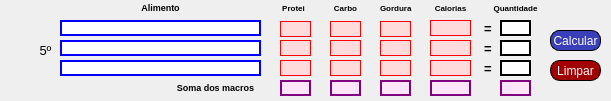
     <widget class="QWidget" name="widget_3" native="true">
      <property name="geometry">
       <rect>
        <x>-30</x>
        <y>660</y>
        <width>611</width>
        <height>101</height>
       </rect>
      </property>
      <widget class="QLabel" name="alimento_ref_15">
       <property name="geometry">
        <rect>
         <x>60</x>
         <y>20</y>
         <width>201</width>
         <height>16</height>
        </rect>
       </property>
       <property name="styleSheet">
        <string notr="true">background-color: rgb(255, 255, 255);
border: 1.5px solid blue</string>
       </property>
       <property name="text">
        <string/>
       </property>
       <property name="alignment">
        <set>Qt::AlignCenter</set>
       </property>
      </widget>
      <widget class="QLabel" name="kcal_ref_15">
       <property name="geometry">
        <rect>
         <x>430</x>
         <y>40</y>
         <width>41</width>
         <height>16</height>
        </rect>
       </property>
       <property name="font">
        <font>
         <pointsize>8</pointsize>
         <weight>50</weight>
         <bold>false</bold>
        </font>
       </property>
       <property name="styleSheet">
        <string notr="true">border: 1px solid red;
background-color: rgb(255, 219, 219);</string>
       </property>
       <property name="text">
        <string/>
       </property>
       <property name="alignment">
        <set>Qt::AlignCenter</set>
       </property>
      </widget>
      <widget class="QLabel" name="soma_quantidade_5">
       <property name="geometry">
        <rect>
         <x>500</x>
         <y>80</y>
         <width>31</width>
         <height>16</height>
        </rect>
       </property>
       <property name="styleSheet">
        <string notr="true">border: 1.5px solid purple;
background-color: rgb(252, 229, 255);</string>
       </property>
       <property name="text">
        <string/>
       </property>
       <property name="alignment">
        <set>Qt::AlignCenter</set>
       </property>
      </widget>
      <widget class="QLabel" name="gord_ref_15">
       <property name="geometry">
        <rect>
         <x>380</x>
         <y>60</y>
         <width>31</width>
         <height>16</height>
        </rect>
       </property>
       <property name="styleSheet">
        <string notr="true">border: 1px solid red;
background-color: rgb(255, 219, 219);</string>
       </property>
       <property name="text">
        <string/>
       </property>
       <property name="alignment">
        <set>Qt::AlignCenter</set>
       </property>
      </widget>
      <widget class="QLabel" name="soma_prot_5">
       <property name="geometry">
        <rect>
         <x>280</x>
         <y>80</y>
         <width>31</width>
         <height>16</height>
        </rect>
       </property>
       <property name="styleSheet">
        <string notr="true">border: 1.5px solid purple;
background-color: rgb(252, 229, 255);</string>
       </property>
       <property name="text">
        <string/>
       </property>
       <property name="alignment">
        <set>Qt::AlignCenter</set>
       </property>
      </widget>
      <widget class="QLabel" name="label_8">
       <property name="geometry">
        <rect>
         <x>30</x>
         <y>30</y>
         <width>31</width>
         <height>41</height>
        </rect>
       </property>
       <property name="font">
        <font>
         <family>MS Shell Dlg 2</family>
         <pointsize>10</pointsize>
         <weight>9</weight>
         <italic>false</italic>
         <bold>false</bold>
        </font>
       </property>
       <property name="styleSheet">
        <string notr="true">font: 75 10pt &quot;MS Shell Dlg 2&quot;;</string>
       </property>
       <property name="text">
        <string>&lt;html&gt;&lt;head/&gt;&lt;body&gt;&lt;p&gt;5º&lt;/p&gt;&lt;/body&gt;&lt;/html&gt;</string>
       </property>
       <property name="alignment">
        <set>Qt::AlignCenter</set>
       </property>
      </widget>
      <widget class="QLineEdit" name="quanti_ref_14">
       <property name="geometry">
        <rect>
         <x>500</x>
         <y>20</y>
         <width>31</width>
         <height>16</height>
        </rect>
       </property>
       <property name="styleSheet">
        <string notr="true">background-color: rgb(255, 255, 255);
border: 1.5px solid black</string>
       </property>
       <property name="text">
        <string/>
       </property>
       <property name="alignment">
        <set>Qt::AlignCenter</set>
       </property>
      </widget>
      <widget class="QLabel" name="gord_ref_14">
       <property name="geometry">
        <rect>
         <x>380</x>
         <y>40</y>
         <width>31</width>
         <height>16</height>
        </rect>
       </property>
       <property name="styleSheet">
        <string notr="true">border: 1px solid red;
background-color: rgb(255, 219, 219);</string>
       </property>
       <property name="text">
        <string/>
       </property>
       <property name="alignment">
        <set>Qt::AlignCenter</set>
       </property>
      </widget>
      <widget class="QLabel" name="label_76">
       <property name="geometry">
        <rect>
         <x>170</x>
         <y>80</y>
         <width>91</width>
         <height>16</height>
        </rect>
       </property>
       <property name="font">
        <font>
         <pointsize>6</pointsize>
        </font>
       </property>
       <property name="text">
        <string>&lt;html&gt;&lt;head/&gt;&lt;body&gt;&lt;p&gt;&lt;span style=&quot; font-size:7pt; font-weight:600;&quot;&gt;Soma dos macros&lt;/span&gt;&lt;/p&gt;&lt;/body&gt;&lt;/html&gt;</string>
       </property>
       <property name="alignment">
        <set>Qt::AlignCenter</set>
       </property>
      </widget>
      <widget class="QLabel" name="kcal_ref_13">
       <property name="geometry">
        <rect>
         <x>430</x>
         <y>60</y>
         <width>41</width>
         <height>16</height>
        </rect>
       </property>
       <property name="font">
        <font>
         <pointsize>8</pointsize>
         <weight>50</weight>
         <bold>false</bold>
        </font>
       </property>
       <property name="styleSheet">
        <string notr="true">border: 1px solid red;
background-color: rgb(255, 219, 219);</string>
       </property>
       <property name="text">
        <string/>
       </property>
       <property name="alignment">
        <set>Qt::AlignCenter</set>
       </property>
      </widget>
      <widget class="QLineEdit" name="quanti_ref_13">
       <property name="geometry">
        <rect>
         <x>500</x>
         <y>60</y>
         <width>31</width>
         <height>16</height>
        </rect>
       </property>
       <property name="styleSheet">
        <string notr="true">background-color: rgb(255, 255, 255);
border: 1.5px solid black</string>
       </property>
       <property name="alignment">
        <set>Qt::AlignCenter</set>
       </property>
      </widget>
      <widget class="QLabel" name="alimento_ref_13">
       <property name="geometry">
        <rect>
         <x>60</x>
         <y>60</y>
         <width>201</width>
         <height>16</height>
        </rect>
       </property>
       <property name="styleSheet">
        <string notr="true">background-color: rgb(255, 255, 255);
border: 1.5px solid blue</string>
       </property>
       <property name="text">
        <string/>
       </property>
       <property name="alignment">
        <set>Qt::AlignCenter</set>
       </property>
      </widget>
      <widget class="QLabel" name="label_75">
       <property name="geometry">
        <rect>
         <x>270</x>
         <y>0</y>
         <width>47</width>
         <height>16</height>
        </rect>
       </property>
       <property name="text">
        <string>&lt;html&gt;&lt;head/&gt;&lt;body&gt;&lt;p&gt;&lt;span style=&quot; font-size:6pt; font-weight:600;&quot;&gt;Protei&lt;/span&gt;&lt;/p&gt;&lt;/body&gt;&lt;/html&gt;</string>
       </property>
       <property name="alignment">
        <set>Qt::AlignCenter</set>
       </property>
      </widget>
      <widget class="QLabel" name="label_78">
       <property name="geometry">
        <rect>
         <x>480</x>
         <y>0</y>
         <width>71</width>
         <height>16</height>
        </rect>
       </property>
       <property name="text">
        <string>&lt;html&gt;&lt;head/&gt;&lt;body&gt;&lt;p&gt;&lt;span style=&quot; font-size:6pt; font-weight:600;&quot;&gt;Quantidade&lt;/span&gt;&lt;/p&gt;&lt;/body&gt;&lt;/html&gt;</string>
       </property>
       <property name="alignment">
        <set>Qt::AlignCenter</set>
       </property>
      </widget>
      <widget class="QLabel" name="alimento_ref_14">
       <property name="geometry">
        <rect>
         <x>60</x>
         <y>40</y>
         <width>201</width>
         <height>16</height>
        </rect>
       </property>
       <property name="styleSheet">
        <string notr="true">background-color: rgb(255, 255, 255);
border: 1.5px solid blue</string>
       </property>
       <property name="text">
        <string/>
       </property>
       <property name="alignment">
        <set>Qt::AlignCenter</set>
       </property>
      </widget>
      <widget class="QLineEdit" name="quanti_ref_15">
       <property name="geometry">
        <rect>
         <x>500</x>
         <y>40</y>
         <width>31</width>
         <height>16</height>
        </rect>
       </property>
       <property name="styleSheet">
        <string notr="true">background-color: rgb(255, 255, 255);
border: 1.5px solid black</string>
       </property>
       <property name="alignment">
        <set>Qt::AlignCenter</set>
       </property>
      </widget>
      <widget class="QLabel" name="kcal_ref_14">
       <property name="geometry">
        <rect>
         <x>430</x>
         <y>20</y>
         <width>41</width>
         <height>16</height>
        </rect>
       </property>
       <property name="font">
        <font>
         <pointsize>8</pointsize>
         <weight>50</weight>
         <bold>false</bold>
        </font>
       </property>
       <property name="styleSheet">
        <string notr="true">border: 1px solid red;
background-color: rgb(255, 219, 219);</string>
       </property>
       <property name="text">
        <string/>
       </property>
       <property name="alignment">
        <set>Qt::AlignCenter</set>
       </property>
      </widget>
      <widget class="QLabel" name="carb_ref_13">
       <property name="geometry">
        <rect>
         <x>330</x>
         <y>40</y>
         <width>31</width>
         <height>16</height>
        </rect>
       </property>
       <property name="styleSheet">
        <string notr="true">border: 1px solid red;
background-color: rgb(255, 219, 219);</string>
       </property>
       <property name="text">
        <string/>
       </property>
       <property name="alignment">
        <set>Qt::AlignCenter</set>
       </property>
      </widget>
      <widget class="QLabel" name="prot_ref_14">
       <property name="geometry">
        <rect>
         <x>280</x>
         <y>40</y>
         <width>31</width>
         <height>16</height>
        </rect>
       </property>
       <property name="styleSheet">
        <string notr="true">border: 1px solid red;
background-color: rgb(255, 219, 219);</string>
       </property>
       <property name="text">
        <string/>
       </property>
       <property name="alignment">
        <set>Qt::AlignCenter</set>
       </property>
      </widget>
      <widget class="QLabel" name="gord_ref_13">
       <property name="geometry">
        <rect>
         <x>380</x>
         <y>21</y>
         <width>31</width>
         <height>16</height>
        </rect>
       </property>
       <property name="styleSheet">
        <string notr="true">border: 1px solid red;
background-color: rgb(255, 219, 219);</string>
       </property>
       <property name="text">
        <string/>
       </property>
       <property name="alignment">
        <set>Qt::AlignCenter</set>
       </property>
      </widget>
      <widget class="QLabel" name="total_calorico_4">
       <property name="geometry">
        <rect>
         <x>430</x>
         <y>80</y>
         <width>41</width>
         <height>16</height>
        </rect>
       </property>
       <property name="font">
        <font>
         <pointsize>8</pointsize>
         <weight>50</weight>
         <bold>false</bold>
        </font>
       </property>
       <property name="styleSheet">
        <string notr="true">border: 1.5px solid purple;
background-color: rgb(252, 229, 255);</string>
       </property>
       <property name="text">
        <string/>
       </property>
       <property name="alignment">
        <set>Qt::AlignCenter</set>
       </property>
      </widget>
      <widget class="QLabel" name="soma_gord_5">
       <property name="geometry">
        <rect>
         <x>380</x>
         <y>80</y>
         <width>31</width>
         <height>16</height>
        </rect>
       </property>
       <property name="styleSheet">
        <string notr="true">border: 1.5px solid purple;
background-color: rgb(252, 229, 255);</string>
       </property>
       <property name="text">
        <string/>
       </property>
       <property name="alignment">
        <set>Qt::AlignCenter</set>
       </property>
      </widget>
      <widget class="QLabel" name="label_24">
       <property name="geometry">
        <rect>
         <x>60</x>
         <y>0</y>
         <width>201</width>
         <height>16</height>
        </rect>
       </property>
       <property name="font">
        <font>
         <pointsize>6</pointsize>
        </font>
       </property>
       <property name="text">
        <string>&lt;html&gt;&lt;head/&gt;&lt;body&gt;&lt;p&gt;&lt;span style=&quot; font-size:7pt; font-weight:600;&quot;&gt;Alimento&lt;/span&gt;&lt;/p&gt;&lt;/body&gt;&lt;/html&gt;</string>
       </property>
       <property name="alignment">
        <set>Qt::AlignCenter</set>
       </property>
      </widget>
      <widget class="QLabel" name="carb_ref_14">
       <property name="geometry">
        <rect>
         <x>330</x>
         <y>21</y>
         <width>31</width>
         <height>16</height>
        </rect>
       </property>
       <property name="styleSheet">
        <string notr="true">border: 1px solid red;
background-color: rgb(255, 219, 219);</string>
       </property>
       <property name="text">
        <string/>
       </property>
       <property name="alignment">
        <set>Qt::AlignCenter</set>
       </property>
      </widget>
      <widget class="QLabel" name="carb_ref_15">
       <property name="geometry">
        <rect>
         <x>330</x>
         <y>60</y>
         <width>31</width>
         <height>16</height>
        </rect>
       </property>
       <property name="styleSheet">
        <string notr="true">border: 1px solid red;
background-color: rgb(255, 219, 219);</string>
       </property>
       <property name="text">
        <string/>
       </property>
       <property name="alignment">
        <set>Qt::AlignCenter</set>
       </property>
      </widget>
      <widget class="QLabel" name="label_74">
       <property name="geometry">
        <rect>
         <x>380</x>
         <y>0</y>
         <width>47</width>
         <height>16</height>
        </rect>
       </property>
       <property name="text">
        <string>&lt;html&gt;&lt;head/&gt;&lt;body&gt;&lt;p&gt;&lt;span style=&quot; font-size:6pt; font-weight:600;&quot;&gt;Gordura&lt;/span&gt;&lt;/p&gt;&lt;/body&gt;&lt;/html&gt;</string>
       </property>
      </widget>
      <widget class="QPushButton" name="btn_calcular_ref_5">
       <property name="geometry">
        <rect>
         <x>550</x>
         <y>30</y>
         <width>51</width>
         <height>21</height>
        </rect>
       </property>
       <property name="styleSheet">
        <string notr="true">border-radius:9px;
font: 8pt &quot;MV Boli&quot;;
color: rgb(255, 255, 255);
background-color: rgb(57, 63, 184);
border: 1px solid black;
</string>
       </property>
       <property name="text">
        <string>Calcular</string>
       </property>
      </widget>
      <widget class="QLabel" name="prot_ref_13">
       <property name="geometry">
        <rect>
         <x>280</x>
         <y>60</y>
         <width>31</width>
         <height>16</height>
        </rect>
       </property>
       <property name="styleSheet">
        <string notr="true">border: 1px solid red;
background-color: rgb(255, 219, 219);</string>
       </property>
       <property name="text">
        <string/>
       </property>
       <property name="alignment">
        <set>Qt::AlignCenter</set>
       </property>
      </widget>
      <widget class="QLabel" name="soma_carb_5">
       <property name="geometry">
        <rect>
         <x>330</x>
         <y>80</y>
         <width>31</width>
         <height>16</height>
        </rect>
       </property>
       <property name="styleSheet">
        <string notr="true">border: 1.5px solid purple;
background-color: rgb(252, 229, 255);</string>
       </property>
       <property name="text">
        <string/>
       </property>
       <property name="alignment">
        <set>Qt::AlignCenter</set>
       </property>
      </widget>
      <widget class="QLabel" name="prot_ref_15">
       <property name="geometry">
        <rect>
         <x>280</x>
         <y>21</y>
         <width>31</width>
         <height>16</height>
        </rect>
       </property>
       <property name="styleSheet">
        <string notr="true">border: 1px solid red;
background-color: rgb(255, 219, 219);</string>
       </property>
       <property name="text">
        <string/>
       </property>
       <property name="alignment">
        <set>Qt::AlignCenter</set>
       </property>
      </widget>
      <widget class="QLabel" name="label_77">
       <property name="geometry">
        <rect>
         <x>320</x>
         <y>0</y>
         <width>51</width>
         <height>16</height>
        </rect>
       </property>
       <property name="text">
        <string>&lt;html&gt;&lt;head/&gt;&lt;body&gt;&lt;p&gt;&lt;span style=&quot; font-size:6pt; font-weight:600;&quot;&gt;Carbo&lt;/span&gt;&lt;/p&gt;&lt;/body&gt;&lt;/html&gt;</string>
       </property>
       <property name="alignment">
        <set>Qt::AlignCenter</set>
       </property>
      </widget>
      <widget class="QLabel" name="label_88">
       <property name="geometry">
        <rect>
         <x>430</x>
         <y>0</y>
         <width>41</width>
         <height>16</height>
        </rect>
       </property>
       <property name="text">
        <string>&lt;html&gt;&lt;head/&gt;&lt;body&gt;&lt;p&gt;&lt;span style=&quot; font-size:6pt; font-weight:600;&quot;&gt;Calorias&lt;/span&gt;&lt;/p&gt;&lt;/body&gt;&lt;/html&gt;</string>
       </property>
       <property name="alignment">
        <set>Qt::AlignCenter</set>
       </property>
      </widget>
      <widget class="QPushButton" name="btn_limpar_5">
       <property name="geometry">
        <rect>
         <x>550</x>
         <y>60</y>
         <width>51</width>
         <height>21</height>
        </rect>
       </property>
       <property name="styleSheet">
        <string notr="true">border-radius:10px;
font: 8pt &quot;MV Boli&quot;;
color: rgb(255, 255, 255);
background-color: rgb(161, 0, 2);
border: 1px solid black;</string>
       </property>
       <property name="text">
        <string>Limpar</string>
       </property>
      </widget>
      <widget class="QLabel" name="label_43">
       <property name="geometry">
        <rect>
         <x>480</x>
         <y>20</y>
         <width>16</width>
         <height>16</height>
        </rect>
       </property>
       <property name="font">
        <font>
         <pointsize>10</pointsize>
         <weight>75</weight>
         <bold>true</bold>
        </font>
       </property>
       <property name="text">
        <string>=</string>
       </property>
       <property name="alignment">
        <set>Qt::AlignCenter</set>
       </property>
      </widget>
      <widget class="QLabel" name="label_53">
       <property name="geometry">
        <rect>
         <x>480</x>
         <y>40</y>
         <width>16</width>
         <height>16</height>
        </rect>
       </property>
       <property name="font">
        <font>
         <pointsize>10</pointsize>
         <weight>75</weight>
         <bold>true</bold>
        </font>
       </property>
       <property name="text">
        <string>=</string>
       </property>
       <property name="alignment">
        <set>Qt::AlignCenter</set>
       </property>
      </widget>
      <widget class="QLabel" name="label_54">
       <property name="geometry">
        <rect>
         <x>480</x>
         <y>60</y>
         <width>16</width>
         <height>16</height>
        </rect>
       </property>
       <property name="font">
        <font>
         <pointsize>10</pointsize>
         <weight>75</weight>
         <bold>true</bold>
        </font>
       </property>
       <property name="text">
        <string>=</string>
       </property>
       <property name="alignment">
        <set>Qt::AlignCenter</set>
       </property>
      </widget>
     </widget>
